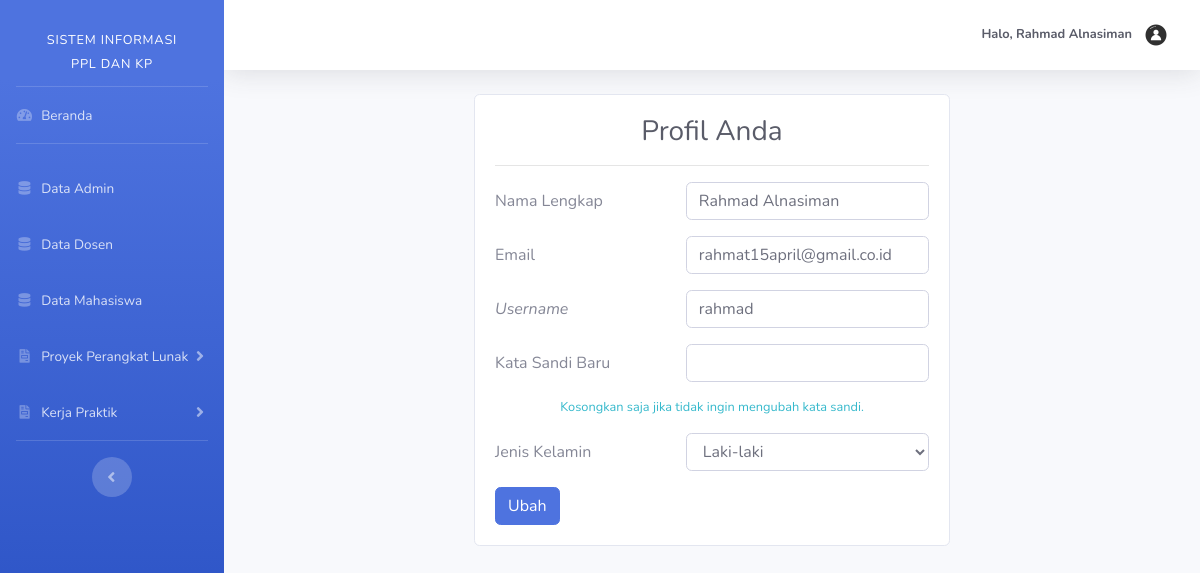
The page /admin/profil.php (signed in) on the database its author committed.
### tables this page shows
CREATE TABLE `tb_user` (
  `id_user` int(11) NOT NULL,
  `email` varchar(50) NOT NULL,
  `username` varchar(25) DEFAULT NULL,
  `nip` varchar(18) DEFAULT NULL,
  `npm` varchar(9) DEFAULT NULL,
  `password` varchar(100) NOT NULL,
  `nama` varchar(50) NOT NULL,
  `jk` enum('L','P') NOT NULL,
  `angkatan` varchar(4) DEFAULT NULL,
  `role_id` enum('1','2','3') NOT NULL
);

### admin/profil.php (the view, shortened to what this page needs)
<?php
  include '../templates/header.php';
  include '../templates/sidebarAdmin.php';
  include 'functionsAdmin.php';
  $id_user = $_SESSION['id_user'];
  $Admin = mysqli_query($koneksi, "SELECT * FROM tb_user WHERE id_user=$id_user");
  $a = mysqli_fetch_array($Admin);
?>
<div class="row">
    <div class="col-sm-3"></div>
    <div class="col-sm-6">
        <div class="card">
            <div class="card-body">
                <h3 class="text-dark text-center">Profil Anda</h3><hr>
                <form action="" method="post" enctype="multipart/form-data">
                    <div class="form-group row">
                        <label class="col-sm-5 col-form-label"  for="nama">Nama Lengkap</label>
                        <div class="col-sm-7">
                            <input type="text" name="nama" id="nama" value="<?php echo $a["nama"]; ?>" class="form-control form-control-user">
                        </div>
                    </div>
                    <div class="form-group row">
                        <label class="col-sm-5 col-form-label"  for="email">Email</label>
                        <div class="col-sm-7">
                            <input type="text" name="email" id="email" value="<?php echo $a["email"]; ?>" class="form-control form-control-user">
                        </div>
                    </div>
                    <div class="form-group row">
                        <label class="col-sm-5 col-form-label"  for="username"><i>Username</i></label>
                        <div class="col-sm-7">
                            <input type="text" name="username" id="username" value="<?php echo $a["username"]; ?>" class="form-control form-control-user">
                        </div>
                    </div>
                    <div class="form-group row">
                        <label class="col-sm-5 col-form-label"  for="password">Kata Sandi Baru</label>
                        <div class="col-sm-7">
                            <input type="password" name="password" id="password" value="" class="form-control form-control-user">
                        </div>
                        <small class="col-sm-12 text-center text-info mt-3">Kosongkan saja jika tidak ingin mengubah kata sandi.</small>
                    </div>
                    <div class="form-group row">
                        <label class="col-sm-5 col-form-label" for="jk">Jenis Kelamin</label>
                        <div class="col-sm-7">
                            <select name="jk" id="jk" class="form-control">
                                <option value="L" <?php if($a["jk"]=="L") echo 'selected'; ?>>Laki-laki</option>
                            </select>
                        </div>
                    </div>
                    <button type="submit" name="ubah" class="btn btn-primary text-center">Ubah</button>
                </form>
            </div>
        </div>
    </div>
    <div class="col-sm-3"></div>
</div>
<?php include '../templates/footer.php'; ?>

### rows shown on the page
tb_user: nama "Rahmad Alnasiman", email "rahmat15april@gmail.co.id", username "rahmad", jk "Laki-laki"
